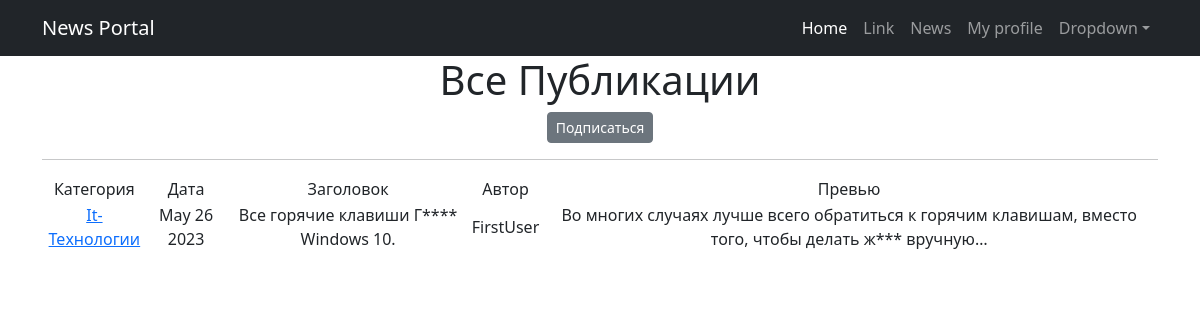
/News/categories/4, run on an earlier commit of the app's database.
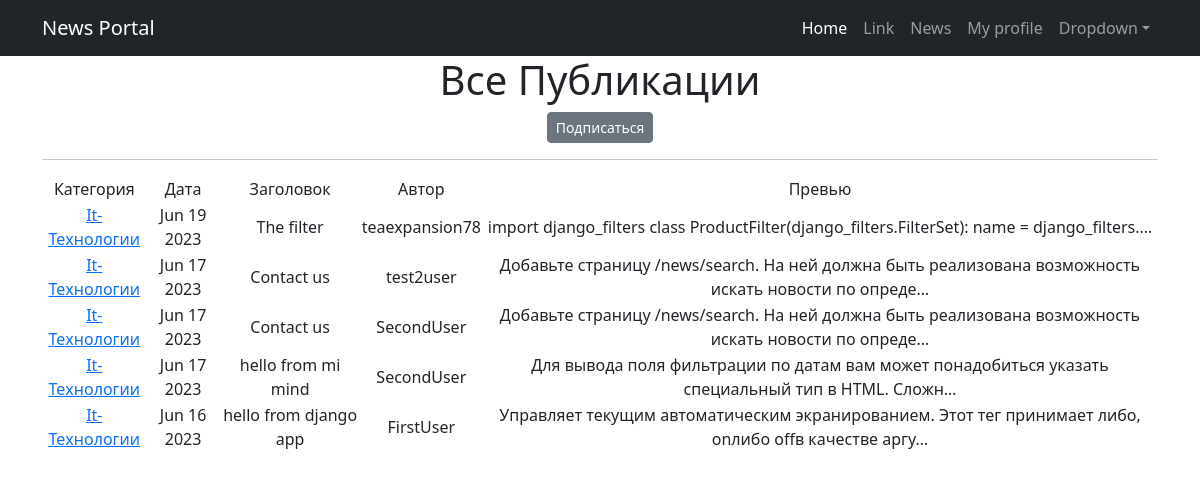
And on a later commit of the database.
### NewsPortal/models.py (models this page shows, shortened)
class Category(models.Model):
    name = models.CharField(max_length=64, unique=True)  # название категории
    subscribers = models.ManyToManyField(User, related_name="categories") # поле subscribers имеет связь ManyToMany
    def __str__(self):
        return self.name.title()

class Post(models.Model):
    POSITIONS = [
        ('New', 'Новость'),
        ('Art', 'Статья')
    ]
    author = models.ForeignKey(Author, on_delete=models.CASCADE)  # id создателя статьи/новости
    choi_public = models.CharField(max_length=3,
                                   choices=POSITIONS,
                                   default='Art')
    time_create = models.DateTimeField(auto_now_add=True)  # дата и время создания статьи/новости
    cat = models.ManyToManyField(Category, through=PostCategory)  # cat имеет связь с Category через PostCategory
    title = models.CharField(max_length=255)  # заголовок статьи/новости
    content = models.TextField(blank=True)  # содержание статьи/новости
    _rating = models.IntegerField(default=0, db_column='rating')  # рейтинг статьи/новости

class Author(models.Model):
    user = models.OneToOneField(User, on_delete=models.CASCADE)  # id пользователя (кто создатель)
    rating = models.IntegerField(default=0)  # рейтинг создателя
    def __str__(self):
        return self.user.username

### NewsPortal/views.py (the view)
# urls.py: path('categories/<int:pk>', CategoryListView.as_view(), name='category_list'),
class CategoryListView(ListView):
    model = Post
    template_name = 'category_list.html'
    context_object_name = 'category_news_list'
    def get_queryset(self):
        self.category = get_object_or_404(Category, id=self.kwargs['pk'])
        queryset = Post.objects.filter(cat=self.category,).order_by('-time_create')
        return queryset
    def get_context_data(self, **kwargs):
        context = super().get_context_data(**kwargs)
        context['is_not_subsсriber'] = self.request.user not in self.category.subscribers.all()
        context['category'] = self.category
        return context

### NewsPortal/templatetags/custom_filters.py (called while the page is built)
@register.filter()
def censor(value):
   n = 0
   try:
      inSwordList = value.split()
      for sword_ in inSwordList:
         if sword_.lower() in RestrSwords:
            inSwordList[n] = sword_.replace(sword_[1:], '*' * len(sword_[1:]))
         n += 1
   except Exception as e:
      return f'Объект не является строкой!:\n{e}'
   return ' '.join(inSwordList)

### templates/category_list.html (shortened to what this page needs)
{% extends 'flatpages/default.html' %}
{% block content %}
    <h1>Все Публикации</h1>
    {% if is_not_subsсriber %}
        <p class="text-center"><a href="{% url 'subscribe' category.id %}" class="btn btn-secondary btn-sm">Подписаться</a> </p>
    {% endif %}
    <hr>
    {% if category_news_list %}
        <table>
            <tr>
                <td>Категория</td>
                <td>Дата</td>
                <td>Заголовок</td>
                <td>Автор</td>
                <td>Превью</td>
            </tr>
            {% for post in category_news_list %}
            <tr>
                <td>{% for category in post.cat.all %}
                    <a href="{% url 'category_list' category.id %}">{{ category }}</a>
                {% endfor %}</td>
                <td>{{ post.time_create|date:'M d Y' }}</td>
                <td>{{ post.title|censor }}</td>
                <td>{{ post.author }}</td>
                <td>{{ post.content|truncatechars:100|censor }}</td>
            </tr>
           {% endfor %}
        </table>
    {% else %}
        <h2>Новостей нет!</h2>
    {% endif %}
{% endblock content %}

What changed in the data, as far as the page shows it:
no longer on this page (row unchanged): Post: time_create "May 26 2023", title|censor "Все горячие клавиши Г**** Windows 10.", author "FirstUser", content|censor "Во многих случаях лучше всего обратиться к горячим клавишам, вместо того, чтобы делать ж*** вручную…", Category (name "It-Технологии")
now on this page (row edited): Post: time_create "Jun 19 2023", title|censor "The filter", author "teaexpansion78", content|censor "import django_filters class ProductFilter(django_filters.FilterSet): name = django_filters.…", Category (name "It-Технологии")
now on this page (row edited): Post: time_create "Jun 17 2023", title|censor "Contact us", author "test2user", content|censor "Добавьте страницу /news/search. На ней должна быть реализована возможность искать новости по опреде…", Category (name "It-Технологии")
now on this page (row unchanged): Post: time_create "Jun 17 2023", title|censor "Contact us", author "SecondUser", content|censor "Добавьте страницу /news/search. На ней должна быть реализована возможность искать новости по опреде…", Category (name "It-Технологии")
now on this page (row unchanged): Post: time_create "Jun 17 2023", title|censor "hello from mi mind", author "SecondUser", content|censor "Для вывода поля фильтрации по датам вам может понадобиться указать специальный тип в HTML. Сложн…", Category (name "It-Технологии")
now on this page (row unchanged): Post: time_create "Jun 16 2023", title|censor "hello from django app", author "FirstUser", content|censor "Управляет текущим автоматическим экранированием. Этот тег принимает либо, onлибо offв качестве аргу…", Category (name "It-Технологии")
